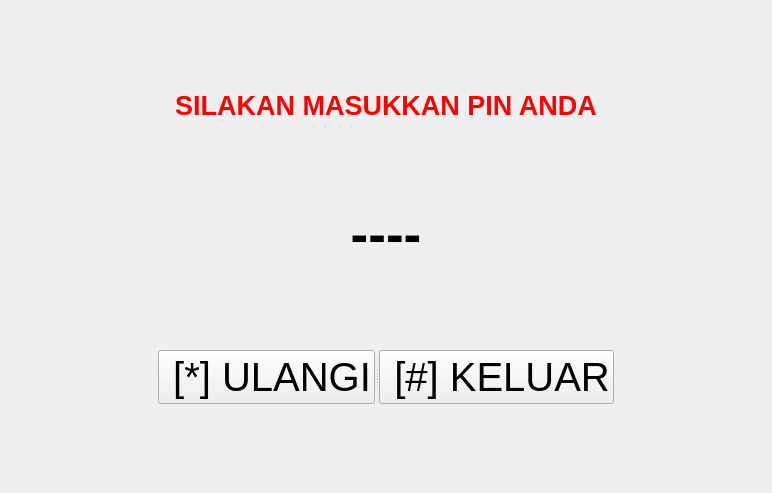
<?xml version="1.0" encoding="UTF-8"?>
<ui version="4.0">
 <class>Form</class>
 <widget class="QWidget" name="Form">
  <property name="geometry">
   <rect>
    <x>0</x>
    <y>0</y>
    <width>772</width>
    <height>493</height>
   </rect>
  </property>
  <property name="windowTitle">
   <string>INPUT PIN</string>
  </property>
  <layout class="QHBoxLayout" name="horizontalLayout">
   <item>
    <spacer name="horizontalSpacer">
     <property name="orientation">
      <enum>Qt::Horizontal</enum>
     </property>
     <property name="sizeHint" stdset="0">
      <size>
       <width>40</width>
       <height>20</height>
      </size>
     </property>
    </spacer>
   </item>
   <item>
    <layout class="QVBoxLayout" name="verticalLayout">
     <item>
      <spacer name="verticalSpacer_3">
       <property name="orientation">
        <enum>Qt::Vertical</enum>
       </property>
       <property name="sizeHint" stdset="0">
        <size>
         <width>20</width>
         <height>40</height>
        </size>
       </property>
      </spacer>
     </item>
     <item>
      <widget class="QLabel" name="info">
       <property name="font">
        <font>
         <pointsize>20</pointsize>
         <weight>75</weight>
         <bold>true</bold>
        </font>
       </property>
       <property name="styleSheet">
        <string notr="true">color: rgb(255, 0, 0)</string>
       </property>
       <property name="text">
        <string>SILAKAN MASUKKAN PIN ANDA</string>
       </property>
       <property name="alignment">
        <set>Qt::AlignCenter</set>
       </property>
       <property name="wordWrap">
        <bool>true</bool>
       </property>
      </widget>
     </item>
     <item>
      <spacer name="verticalSpacer_2">
       <property name="orientation">
        <enum>Qt::Vertical</enum>
       </property>
       <property name="sizeHint" stdset="0">
        <size>
         <width>20</width>
         <height>40</height>
        </size>
       </property>
      </spacer>
     </item>
     <item>
      <widget class="QLabel" name="pin">
       <property name="font">
        <font>
         <pointsize>40</pointsize>
         <weight>75</weight>
         <bold>true</bold>
        </font>
       </property>
       <property name="text">
        <string>----</string>
       </property>
       <property name="alignment">
        <set>Qt::AlignBottom|Qt::AlignHCenter</set>
       </property>
      </widget>
     </item>
     <item>
      <spacer name="verticalSpacer">
       <property name="orientation">
        <enum>Qt::Vertical</enum>
       </property>
       <property name="sizeHint" stdset="0">
        <size>
         <width>20</width>
         <height>40</height>
        </size>
       </property>
      </spacer>
     </item>
     <item>
      <widget class="QSplitter" name="splitter">
       <property name="orientation">
        <enum>Qt::Horizontal</enum>
       </property>
       <widget class="QPushButton" name="ulangi_btn">
        <property name="font">
         <font>
          <pointsize>30</pointsize>
         </font>
        </property>
        <property name="text">
         <string> [*] ULANGI</string>
        </property>
       </widget>
       <widget class="QPushButton" name="selesai_btn">
        <property name="font">
         <font>
          <pointsize>30</pointsize>
         </font>
        </property>
        <property name="text">
         <string> [#] KELUAR</string>
        </property>
       </widget>
      </widget>
     </item>
     <item>
      <spacer name="verticalSpacer_4">
       <property name="orientation">
        <enum>Qt::Vertical</enum>
       </property>
       <property name="sizeHint" stdset="0">
        <size>
         <width>20</width>
         <height>40</height>
        </size>
       </property>
      </spacer>
     </item>
    </layout>
   </item>
   <item>
    <spacer name="horizontalSpacer_2">
     <property name="orientation">
      <enum>Qt::Horizontal</enum>
     </property>
     <property name="sizeHint" stdset="0">
      <size>
       <width>40</width>
       <height>20</height>
      </size>
     </property>
    </spacer>
   </item>
  </layout>
 </widget>
 <resources/>
 <connections/>
</ui>
